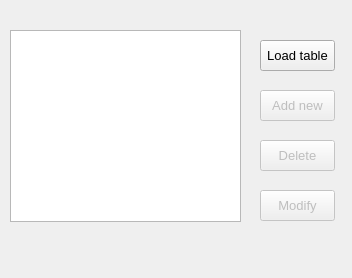
<?xml version="1.0" encoding="UTF-8"?>
<ui version="4.0">
 <class>EmployeeTypesForm</class>
 <widget class="QMainWindow" name="EmployeeTypesForm">
  <property name="geometry">
   <rect>
    <x>0</x>
    <y>0</y>
    <width>352</width>
    <height>278</height>
   </rect>
  </property>
  <property name="font">
   <font>
    <pointsize>10</pointsize>
   </font>
  </property>
  <property name="windowTitle">
   <string>Employee Positions</string>
  </property>
  <property name="windowIcon">
   <iconset resource="MyResources.qrc">
    <normaloff>:/Images/employee position pic.png</normaloff>:/Images/employee position pic.png</iconset>
  </property>
  <widget class="QWidget" name="centralwidget">
   <widget class="QTableView" name="tvwTable">
    <property name="geometry">
     <rect>
      <x>10</x>
      <y>30</y>
      <width>231</width>
      <height>192</height>
     </rect>
    </property>
   </widget>
   <widget class="QPushButton" name="pbtModify">
    <property name="enabled">
     <bool>false</bool>
    </property>
    <property name="geometry">
     <rect>
      <x>260</x>
      <y>190</y>
      <width>75</width>
      <height>31</height>
     </rect>
    </property>
    <property name="text">
     <string>Modify</string>
    </property>
   </widget>
   <widget class="QPushButton" name="pbtAddNew">
    <property name="enabled">
     <bool>false</bool>
    </property>
    <property name="geometry">
     <rect>
      <x>260</x>
      <y>90</y>
      <width>75</width>
      <height>31</height>
     </rect>
    </property>
    <property name="text">
     <string>Add new</string>
    </property>
   </widget>
   <widget class="QPushButton" name="pbtDelete">
    <property name="enabled">
     <bool>false</bool>
    </property>
    <property name="geometry">
     <rect>
      <x>260</x>
      <y>140</y>
      <width>75</width>
      <height>31</height>
     </rect>
    </property>
    <property name="text">
     <string>Delete</string>
    </property>
   </widget>
   <widget class="QPushButton" name="pbtLoadTable">
    <property name="geometry">
     <rect>
      <x>260</x>
      <y>40</y>
      <width>75</width>
      <height>31</height>
     </rect>
    </property>
    <property name="text">
     <string>Load table</string>
    </property>
   </widget>
  </widget>
  <widget class="QMenuBar" name="menubar">
   <property name="geometry">
    <rect>
     <x>0</x>
     <y>0</y>
     <width>352</width>
     <height>21</height>
    </rect>
   </property>
  </widget>
  <widget class="QStatusBar" name="statusbar">
   <property name="sizeGripEnabled">
    <bool>false</bool>
   </property>
  </widget>
 </widget>
 <resources>
  <include location="MyResources.qrc"/>
 </resources>
 <connections/>
</ui>
